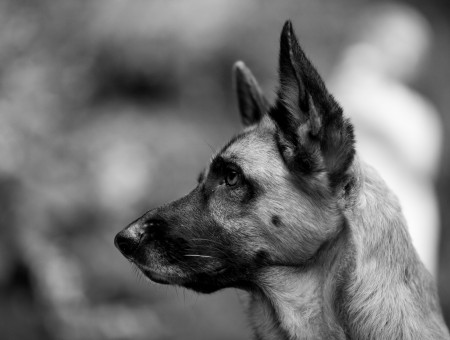
#> input picture grayscale_pup.jpg, 450 x 340 px
$ python hist_equalized.py
#> lines starting #> are read from the running program, lines starting #| are printed output that depends on the picture
import matplotlib.image as mpimg
import matplotlib.pyplot as plt
import numpy as np


def new_grayscale(pixel_values):
    new_matrix = [[0 for i in range(pixel_values.shape[1])] for j in range(pixel_values.shape[0])]
    for row in range(pixel_values.shape[0]):
        for col in range(pixel_values.shape[1]):
            new_matrix[row][col] = pixel_values[row][col][0]
    return new_matrix


def rgb_grayscale(pixel_values):
    rgb_grayscale_matrix = np.zeros((len(pixel_values), len(pixel_values[0]), 3))
    for row in range(rgb_grayscale_matrix.shape[0]):
        for col in range(rgb_grayscale_matrix.shape[1]):
            for item in range(rgb_grayscale_matrix.shape[2]):
                rgb_grayscale_matrix[row][col][item] = pixel_values[row][col]
    return rgb_grayscale_matrix


def make_histogram_dict(pixel_values):
    value_dict = {gray_level: 0 for gray_level in range(256)}
    for row in range(len(pixel_values)):
        for col in range(len(pixel_values[0])):
            key = pixel_values[row][col]
            value_dict[key] += 1

    # Normalize values
    for key, value in value_dict.items():
        value /= (len(pixel_values) * len(pixel_values[0]))
        value_dict[key] = value

    return value_dict


def make_cumulative_hist(original_hist):
    cumulative_hist = {gray_level: 0 for gray_level in range(256)}
    L = 255
    cumulative_hist[0] = original_hist[0] * L
    for key in range(1, 256):
        cumulative_hist[key] = cumulative_hist[key-1] + original_hist[key] * L
    return cumulative_hist


def equalize_image(cumulative_hist, pixel_values):
    for row in range(len(pixel_values)):
        for col in range(len(pixel_values[0])):
            key = pixel_values[row][col]
            pixel_values[row][col] = int(cumulative_hist[key])
    return pixel_values


def display_histogram(hist_dict):
    plt.bar(hist_dict.keys(), hist_dict.values(), 1, color='b')
    plt.show()


def show_image(pixel_values):
    plt.imshow(pixel_values.astype(np.uint8))
    plt.show()


def main():
    raw_gray_values = mpimg.imread('./grayscale_pup.jpg')
#> raw_gray_values is the input picture: shape (340, 450, 3); min 0, max 253, mean 112.5
    new_gray_values = new_grayscale(raw_gray_values)
#> after the loop in new_grayscale, `for row in range(pixel_values.shape[0]):`: new_matrix = 340 items
#> new_gray_values = 340 items

    original_hist = make_histogram_dict(new_gray_values)
#> after the loop in make_histogram_dict, `for row in range(len(pixel_values)):`: value_dict = 256 items
#> the loop in make_histogram_dict, `for key, value in value_dict.items():` made 256 passes
#> value on passes 1 to 3: 0.00516, 0.00276, 0.00243
#> original_hist = 256 items
    cumulative_hist = make_cumulative_hist(original_hist)
#> cumulative_hist = 256 items

    equalized_gray_values = equalize_image(cumulative_hist, new_gray_values)
#> after the loop in equalize_image, `for row in range(len(pixel_values)):`: pixel_values = 340 items
#> equalized_gray_values = 340 items
    equalized_hist = make_histogram_dict(equalized_gray_values)
#> the loop in make_histogram_dict (call 2), `for key, value in value_dict.items():` made 256 passes
#> value on passes 1 to 3: 0, 0.00516, 0.00519
#> equalized_hist = 256 items
    # Convert back to raw rgb grayscale format
    raw_equalized_gray_values = rgb_grayscale(equalized_gray_values)
#> in rgb_grayscale, `rgb_grayscale_matrix = np.zeros((len(pixel_values), len(pixel_values[0..`: rgb_grayscale_matrix: shape (340, 450, 3) float64; every value is 0
#> after the loop in rgb_grayscale, `for row in range(rgb_grayscale_matrix.shape[0]):`:
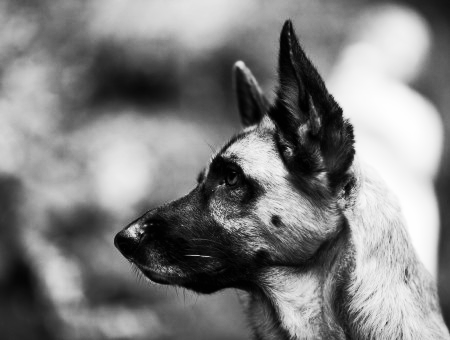
#> rgb_grayscale_matrix: shape (340, 450, 3) float64; min 1, max 254, mean 127.7

    # Original Image and Histogram
    show_image(raw_gray_values)
    display_histogram(original_hist)
#> in display_histogram, `plt.show()`:
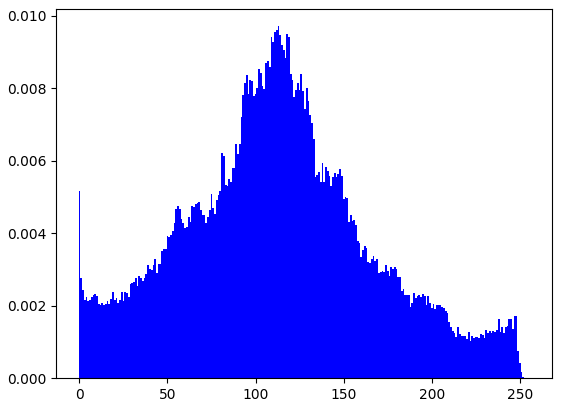
#> figure drawn by matplotlib, 1 panel; tallest bar 0.00971 high, from x = 112.5 to 113.5

    # Equalized Image and Histogram
    show_image(raw_equalized_gray_values)
    display_histogram(equalized_hist)
#> in display_histogram (call 2), `plt.show()`:
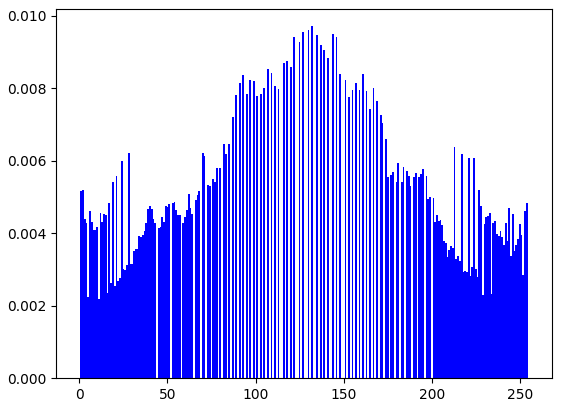
#> figure drawn by matplotlib, 1 panel; tallest bar 0.00971 high, from x = 131.5 to 132.5


if __name__ == '__main__':
    main()
